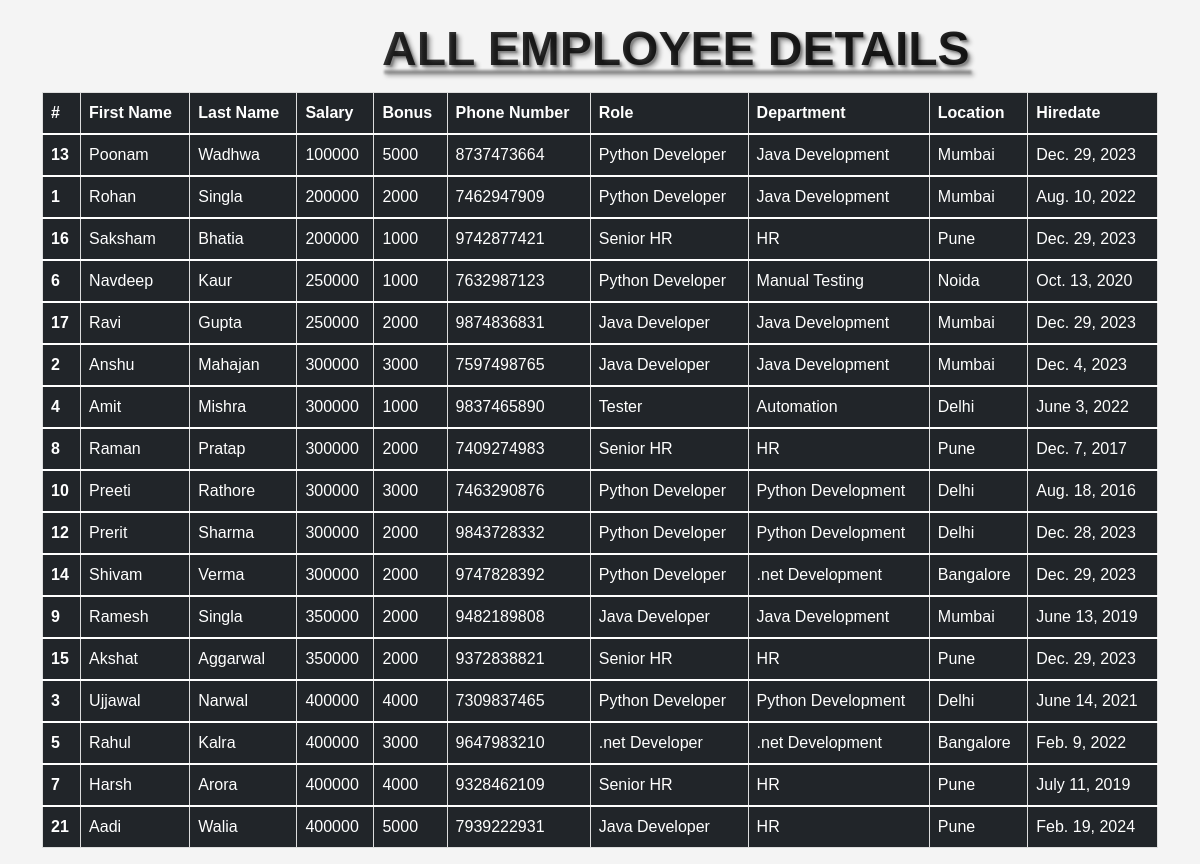
/sort_by_salary, run on the app's committed database.
### emp_app/models.py (models this page shows, shortened)
class Employee(models.Model):
    first_name = models .CharField(max_length=100, null=False)
    last_name = models.CharField(max_length=100)
    dept = models.ForeignKey(Department, on_delete=models.CASCADE)
    salary = models.IntegerField(default=0)
    bonus = models.IntegerField(default=0)
    role = models.ForeignKey(Role, on_delete=models.CASCADE)
    phone = models.IntegerField(default=0)
    hire_date = models.DateField()

class Role(models.Model):
    name = models.CharField(max_length=100, null=False)

class Department(models.Model):
    name = models.CharField(max_length=100, null=False)
    location = models.CharField(max_length=100)

### emp_app/views.py (the view)
# urls.py: path('sort_by_salary', views.all_emp_sort, name='all_emp_sort'),
def all_emp_sort(request):
    emps = Employee.objects.all()
    emps = emps.order_by('salary')
    context = {
        'emps': emps
    }
    return render(request, 'view_all_emp.html', context)

### templates/view_all_emp.html (shortened to what this page needs)
<!DOCTYPE html>
<html lang="en">
<head>
    <link href="https://cdn.jsdelivr.net/npm/bootstrap@5.1.3/dist/css/bootstrap.min.css" rel="stylesheet">
</head>
<body>
<div class="container">
    <h1><b><u>ALL EMPLOYEE DETAILS</u></b></h1>
    <table class="table table-dark">
        <thead>
        <tr>
            <th scope="col">#</th>
            <th scope="col">First Name</th>
            <th scope="col">Last Name</th>
            <th scope="col">Salary</th>
            <th scope="col">Bonus</th>
            <th scope="col">Phone Number</th>
            <th scope="col">Role</th>
            <th scope="col">Department</th>
            <th scope="col">Location</th>
            <th scope="col">Hiredate</th>
        </tr>
        </thead>
        {% for emp in emps %}
        <tbody>
        <tr>
            <th scope="row">{{emp.id}}</th>
            <td>{{emp.first_name}}</td>
            <td>{{emp.last_name}}</td>
            <td>{{emp.salary}}</td>
            <td>{{emp.bonus}}</td>
            <td>{{emp.phone}}</td>
            <td>{{emp.role.name}}</td>
            <td>{{emp.dept.name}}</td>
            <td>{{emp.dept.location}}</td>
            <td>{{emp.hire_date}}</td>
        </tr>
        </tbody>
        {% endfor %}
    </table>
</div>
</body>
</html>

### templates/view_all_emp.html (style rules this page uses)
body { background-image: url('https://png.pngtree.com/thumb_back/fh260/background/20221108/pngtree-geometric-abstract-light-green-grass-low-poly-paper-background-image_1434785.jpg'); background-size: cover; background-color: #f4f4f4; color: #333; font-family: Arial, sans-serif; }
h1 { text-align: center; margin-bottom: -40px; margin-top: 20px; margin-left: 340px; font-size: 3em; text-shadow: 2px 2px 2px rgba(0, 0, 0, 0.3), 4px 4px 4px rgba(0, 0, 0, 0.3); background: linear-gradient(to right, #333333, #222222); -webkit-background-clip: text; -webkit-text-fill-color: transparent; cursor: pointer; display: inline-block; transition: transform 0.3s ease-in-out; transform-origin: center; }
table { border-collapse: collapse; width: 100%; margin-top: 20px; }
th, td { border: 1px solid #ddd; padding: 8px; text-align: left; }
th { background-color: #4CAF50; color: white; }
tbody tr:nth-child(odd) { background-color: #f7f7f7; }

### data on the page
Employee: id "13", first_name "Poonam", last_name "Wadhwa", salary "100000", bonus "5000", phone "8737473664", role.name "Python Developer", dept.name "Java Development", dept.location "Mumbai", hire_date "Dec. 29, 2023"
Employee: id "1", first_name "Rohan", last_name "Singla", salary "200000", bonus "2000", phone "7462947909", role.name "Python Developer", dept.name "Java Development", dept.location "Mumbai", hire_date "Aug. 10, 2022"
Employee: id "16", first_name "Saksham", last_name "Bhatia", salary "200000", bonus "1000", phone "9742877421", role.name "Senior HR", dept.name "HR", dept.location "Pune", hire_date "Dec. 29, 2023"
Employee: id "6", first_name "Navdeep", last_name "Kaur", salary "250000", bonus "1000", phone "7632987123", role.name "Python Developer", dept.name "Manual Testing", dept.location "Noida", hire_date "Oct. 13, 2020"
Employee: id "17", first_name "Ravi", last_name "Gupta", salary "250000", bonus "2000", phone "9874836831", role.name "Java Developer", dept.name "Java Development", dept.location "Mumbai", hire_date "Dec. 29, 2023"
Employee: id "2", first_name "Anshu", last_name "Mahajan", salary "300000", bonus "3000", phone "7597498765", role.name "Java Developer", dept.name "Java Development", dept.location "Mumbai", hire_date "Dec. 4, 2023"
Employee: id "4", first_name "Amit", last_name "Mishra", salary "300000", bonus "1000", phone "9837465890", role.name "Tester", dept.name "Automation", dept.location "Delhi", hire_date "June 3, 2022"
Employee: id "8", first_name "Raman", last_name "Pratap", salary "300000", bonus "2000", phone "7409274983", role.name "Senior HR", dept.name "HR", dept.location "Pune", hire_date "Dec. 7, 2017"
Employee: id "10", first_name "Preeti", last_name "Rathore", salary "300000", bonus "3000", phone "7463290876", role.name "Python Developer", dept.name "Python Development", dept.location "Delhi", hire_date "Aug. 18, 2016"
Employee: id "12", first_name "Prerit", last_name "Sharma", salary "300000", bonus "2000", phone "9843728332", role.name "Python Developer", dept.name "Python Development", dept.location "Delhi", hire_date "Dec. 28, 2023"
Employee: id "14", first_name "Shivam", last_name "Verma", salary "300000", bonus "2000", phone "9747828392", role.name "Python Developer", dept.name ".net Development", dept.location "Bangalore", hire_date "Dec. 29, 2023"
Employee: id "9", first_name "Ramesh", last_name "Singla", salary "350000", bonus "2000", phone "9482189808", role.name "Java Developer", dept.name "Java Development", dept.location "Mumbai", hire_date "June 13, 2019"
Employee: id "15", first_name "Akshat", last_name "Aggarwal", salary "350000", bonus "2000", phone "9372838821", role.name "Senior HR", dept.name "HR", dept.location "Pune", hire_date "Dec. 29, 2023"
Employee: id "3", first_name "Ujjawal", last_name "Narwal", salary "400000", bonus "4000", phone "7309837465", role.name "Python Developer", dept.name "Python Development", dept.location "Delhi", hire_date "June 14, 2021"
Employee: id "5", first_name "Rahul", last_name "Kalra", salary "400000", bonus "3000", phone "9647983210", role.name ".net Developer", dept.name ".net Development", dept.location "Bangalore", hire_date "Feb. 9, 2022"
Employee: id "7", first_name "Harsh", last_name "Arora", salary "400000", bonus "4000", phone "9328462109", role.name "Senior HR", dept.name "HR", dept.location "Pune", hire_date "July 11, 2019"
Employee: id "21", first_name "Aadi", last_name "Walia", salary "400000", bonus "5000", phone "7939222931", role.name "Java Developer", dept.name "HR", dept.location "Pune", hire_date "Feb. 19, 2024"
